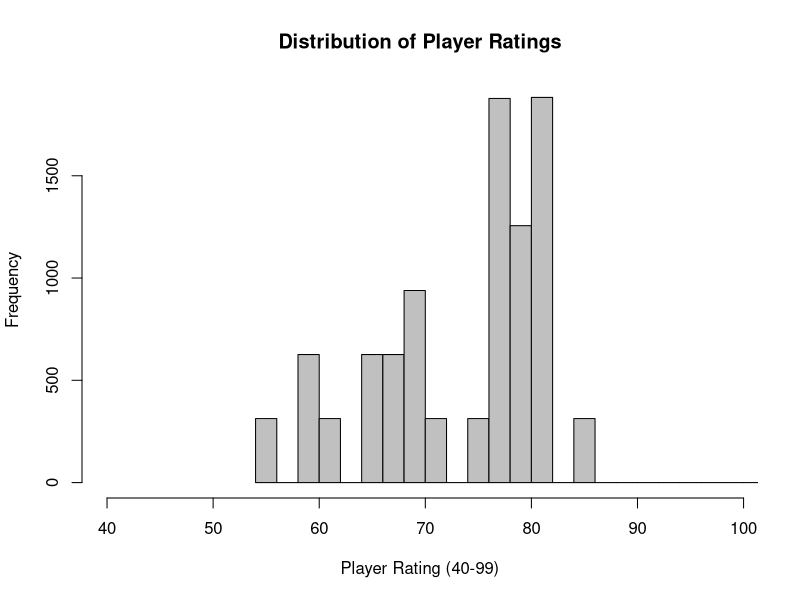

This figure's R source:
dat1 <- read.csv("mediumSet.csv", header=F)$V1
hist(dat1, col="#C0C0C0", main="Distribution of Player Ratings", xlab ="Player Rating (40-99)", ylab = "Frequency",xlim = c(40,99), breaks = 400)

